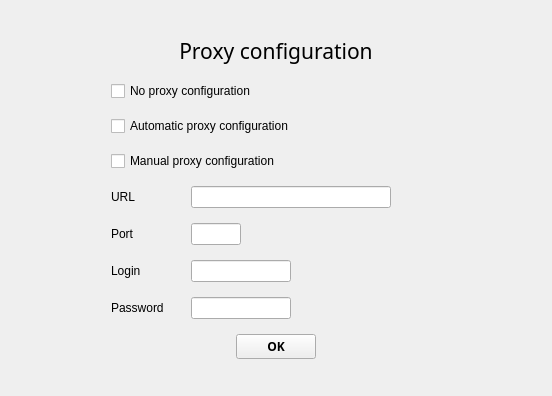
<?xml version="1.0" encoding="UTF-8"?>
<ui version="4.0">
 <class>Proxy</class>
 <widget class="QWidget" name="Proxy">
  <property name="geometry">
   <rect>
    <x>0</x>
    <y>0</y>
    <width>552</width>
    <height>396</height>
   </rect>
  </property>
  <property name="windowTitle">
   <string/>
  </property>
  <layout class="QVBoxLayout" name="verticalLayout_2">
   <item>
    <layout class="QVBoxLayout" name="verticalLayout">
     <property name="spacing">
      <number>15</number>
     </property>
     <property name="leftMargin">
      <number>100</number>
     </property>
     <property name="rightMargin">
      <number>100</number>
     </property>
     <item>
      <spacer name="verticalSpacer">
       <property name="orientation">
        <enum>Qt::Vertical</enum>
       </property>
       <property name="sizeHint" stdset="0">
        <size>
         <width>20</width>
         <height>40</height>
        </size>
       </property>
      </spacer>
     </item>
     <item>
      <widget class="QLabel" name="labelProxyConfiguration">
       <property name="font">
        <font>
         <family>Segoe UI Semibold</family>
         <pointsize>16</pointsize>
         <weight>50</weight>
         <bold>false</bold>
        </font>
       </property>
       <property name="styleSheet">
        <string notr="true">color: @color-text-on-background ;</string>
       </property>
       <property name="text">
        <string>Proxy configuration</string>
       </property>
       <property name="alignment">
        <set>Qt::AlignCenter</set>
       </property>
      </widget>
     </item>
     <item>
      <widget class="QCheckBox" name="checkBox">
       <property name="styleSheet">
        <string notr="true">QCheckBox{
	color : @color-text-on-background;
}

QCheckBox::indicator {
    border: 1px solid #5A5A5A;
    background: none;
}

QCheckBox::indicator:hover {
	background: @color-button-background;
}

QCheckBox::indicator:checked{
	background: @color-button-background;
}</string>
       </property>
       <property name="text">
        <string>No proxy configuration</string>
       </property>
      </widget>
     </item>
     <item>
      <widget class="QCheckBox" name="checkBoxProxyAuto">
       <property name="font">
        <font>
         <family>Segoe UI</family>
        </font>
       </property>
       <property name="styleSheet">
        <string notr="true">QCheckBox{
	color : @color-text-on-background;
}

QCheckBox::indicator {
    border: 1px solid #5A5A5A;
    background: none;
}

QCheckBox::indicator:hover {
	background: @color-button-background;
}

QCheckBox::indicator:checked{
	background: @color-button-background;
}</string>
       </property>
       <property name="text">
        <string>Automatic proxy configuration</string>
       </property>
       <property name="checked">
        <bool>false</bool>
       </property>
      </widget>
     </item>
     <item>
      <widget class="QCheckBox" name="checkBox_2">
       <property name="styleSheet">
        <string notr="true">QCheckBox{
	color : @color-text-on-background;
}

QCheckBox::indicator {
    border: 1px solid #5A5A5A;
    background: none;
}

QCheckBox::indicator:hover {
	background: @color-button-background;
}

QCheckBox::indicator:checked{
	background: @color-button-background;
}</string>
       </property>
       <property name="text">
        <string>Manual proxy configuration</string>
       </property>
      </widget>
     </item>
     <item>
      <layout class="QHBoxLayout" name="horizontalLayoutURL">
       <item>
        <widget class="QLabel" name="labelURL">
         <property name="minimumSize">
          <size>
           <width>65</width>
           <height>0</height>
          </size>
         </property>
         <property name="styleSheet">
          <string notr="true">color : @color-text-gray;</string>
         </property>
         <property name="text">
          <string>URL</string>
         </property>
        </widget>
       </item>
       <item>
        <widget class="QLineEdit" name="lineEditURL">
         <property name="minimumSize">
          <size>
           <width>200</width>
           <height>0</height>
          </size>
         </property>
         <property name="styleSheet">
          <string notr="true">border-radius: 3px;
border: 1px solid #868a95;
background : #2d364c;
padding : 4px 10px 4px 10px;
color: @color-text-on-background;</string>
         </property>
        </widget>
       </item>
       <item>
        <spacer name="horizontalSpacerURL">
         <property name="orientation">
          <enum>Qt::Horizontal</enum>
         </property>
         <property name="sizeHint" stdset="0">
          <size>
           <width>40</width>
           <height>20</height>
          </size>
         </property>
        </spacer>
       </item>
      </layout>
     </item>
     <item>
      <layout class="QHBoxLayout" name="horizontalLayoutPort">
       <item>
        <widget class="QLabel" name="labelPort">
         <property name="minimumSize">
          <size>
           <width>65</width>
           <height>0</height>
          </size>
         </property>
         <property name="styleSheet">
          <string notr="true">color : @color-text-gray;</string>
         </property>
         <property name="text">
          <string>Port</string>
         </property>
        </widget>
       </item>
       <item>
        <widget class="QLineEdit" name="lineEditPort">
         <property name="minimumSize">
          <size>
           <width>50</width>
           <height>0</height>
          </size>
         </property>
         <property name="maximumSize">
          <size>
           <width>50</width>
           <height>16777215</height>
          </size>
         </property>
         <property name="styleSheet">
          <string notr="true">border-radius: 3px;
border: 1px solid #868a95;
background : #2d364c;
padding : 4px 10px 4px 10px;
color: @color-text-on-background;</string>
         </property>
        </widget>
       </item>
       <item>
        <spacer name="horizontalSpacerPort">
         <property name="orientation">
          <enum>Qt::Horizontal</enum>
         </property>
         <property name="sizeHint" stdset="0">
          <size>
           <width>40</width>
           <height>20</height>
          </size>
         </property>
        </spacer>
       </item>
      </layout>
     </item>
     <item>
      <layout class="QHBoxLayout" name="horizontalLayoutLogin">
       <item>
        <widget class="QLabel" name="labelLogin">
         <property name="minimumSize">
          <size>
           <width>65</width>
           <height>0</height>
          </size>
         </property>
         <property name="styleSheet">
          <string notr="true">color : @color-text-gray;</string>
         </property>
         <property name="text">
          <string>Login</string>
         </property>
        </widget>
       </item>
       <item>
        <widget class="QLineEdit" name="lineEdit">
         <property name="minimumSize">
          <size>
           <width>100</width>
           <height>0</height>
          </size>
         </property>
         <property name="maximumSize">
          <size>
           <width>100</width>
           <height>16777215</height>
          </size>
         </property>
         <property name="styleSheet">
          <string notr="true">border-radius: 3px;
border: 1px solid #868a95;
background : #2d364c;
padding : 4px 10px 4px 10px;
color: @color-text-on-background;</string>
         </property>
        </widget>
       </item>
       <item>
        <spacer name="horizontalSpacerLogin">
         <property name="orientation">
          <enum>Qt::Horizontal</enum>
         </property>
         <property name="sizeHint" stdset="0">
          <size>
           <width>40</width>
           <height>20</height>
          </size>
         </property>
        </spacer>
       </item>
      </layout>
     </item>
     <item>
      <layout class="QHBoxLayout" name="horizontalLayoutPassword">
       <item>
        <widget class="QLabel" name="labelPassword">
         <property name="sizePolicy">
          <sizepolicy hsizetype="Preferred" vsizetype="Preferred">
           <horstretch>0</horstretch>
           <verstretch>0</verstretch>
          </sizepolicy>
         </property>
         <property name="minimumSize">
          <size>
           <width>65</width>
           <height>0</height>
          </size>
         </property>
         <property name="styleSheet">
          <string notr="true">color : @color-text-gray;</string>
         </property>
         <property name="text">
          <string>Password</string>
         </property>
        </widget>
       </item>
       <item>
        <widget class="QLineEdit" name="lineEditPassword">
         <property name="minimumSize">
          <size>
           <width>100</width>
           <height>0</height>
          </size>
         </property>
         <property name="maximumSize">
          <size>
           <width>100</width>
           <height>16777215</height>
          </size>
         </property>
         <property name="styleSheet">
          <string notr="true">border-radius: 3px;
border: 1px solid #868a95;
background : #2d364c;
padding : 4px 10px 4px 10px;
color: @color-text-on-background;</string>
         </property>
        </widget>
       </item>
       <item>
        <spacer name="horizontalSpacerPassword">
         <property name="orientation">
          <enum>Qt::Horizontal</enum>
         </property>
         <property name="sizeHint" stdset="0">
          <size>
           <width>40</width>
           <height>20</height>
          </size>
         </property>
        </spacer>
       </item>
      </layout>
     </item>
     <item alignment="Qt::AlignHCenter|Qt::AlignVCenter">
      <widget class="QPushButton" name="buttonValidateProxy">
       <property name="minimumSize">
        <size>
         <width>50</width>
         <height>0</height>
        </size>
       </property>
       <property name="font">
        <font>
         <family>Segoe WP</family>
         <weight>75</weight>
         <bold>true</bold>
        </font>
       </property>
       <property name="autoFillBackground">
        <bool>false</bool>
       </property>
       <property name="styleSheet">
        <string notr="true">QPushButton {
	background-color: @color-button-background;
	color : #FFFFFF;
	padding: 8px;
	border: 0;
}

QPushButton:hover {
	background-color: @color-button-background-over;
}</string>
       </property>
       <property name="text">
        <string>OK</string>
       </property>
      </widget>
     </item>
     <item>
      <spacer name="verticalSpacer_2">
       <property name="orientation">
        <enum>Qt::Vertical</enum>
       </property>
       <property name="sizeHint" stdset="0">
        <size>
         <width>20</width>
         <height>40</height>
        </size>
       </property>
      </spacer>
     </item>
    </layout>
   </item>
  </layout>
 </widget>
 <resources/>
 <connections/>
</ui>
